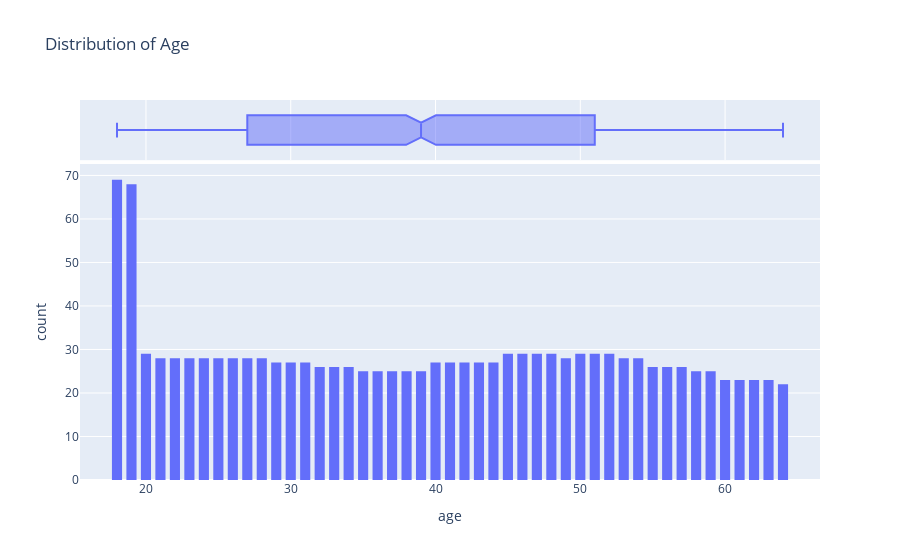

Notebook source saved alongside this figure:
### Code cell
fig = px.histogram(medical_df,x='age',marginal='box',nbins=47,title='Distribution of Age')
fig.update_layout(bargap=0.3)
fig.show()

### Figure 1 — Plotly figure (JSON) as saved in the notebook; plotly's stock layout.template omitted (floating-point values rounded to 4 significant figures; data arrays with more than 128 entries replaced by an {"elided": "..."} marker saying what was removed)
{"data": [{"bingroup": "x", "hovertemplate": "age=%{x}<br>count=%{y}<extra></extra>", "legendgroup": "", "marker": {"color": "#636efa", "pattern": {"shape": ""}}, "name": "", "nbinsx": 47, "orientation": "v", "showlegend": false, "type": "histogram", "x": {"elided": "1338 int values"}, "xaxis": "x", "yaxis": "y"}, {"hovertemplate": "age=%{x}<extra></extra>", "legendgroup": "", "marker": {"color": "#636efa"}, "name": "", "notched": true, "showlegend": false, "type": "box", "x": {"elided": "1338 int values"}, "xaxis": "x2", "yaxis": "y2"}], "layout": {"bargap": 0.3, "barmode": "relative", "legend": {"tracegroupgap": 0}, "title": {"text": "Distribution of Age"}, "xaxis": {"anchor": "y", "domain": [0, 1], "title": {"text": "age"}}, "xaxis2": {"anchor": "y2", "domain": [0, 1], "matches": "x", "showgrid": true, "showticklabels": false}, "yaxis": {"anchor": "x", "domain": [0, 0.8316], "title": {"text": "count"}}, "yaxis2": {"anchor": "x2", "domain": [0.8416, 1], "matches": "y2", "showgrid": false, "showline": false, "showticklabels": false, "ticks": ""}}}
